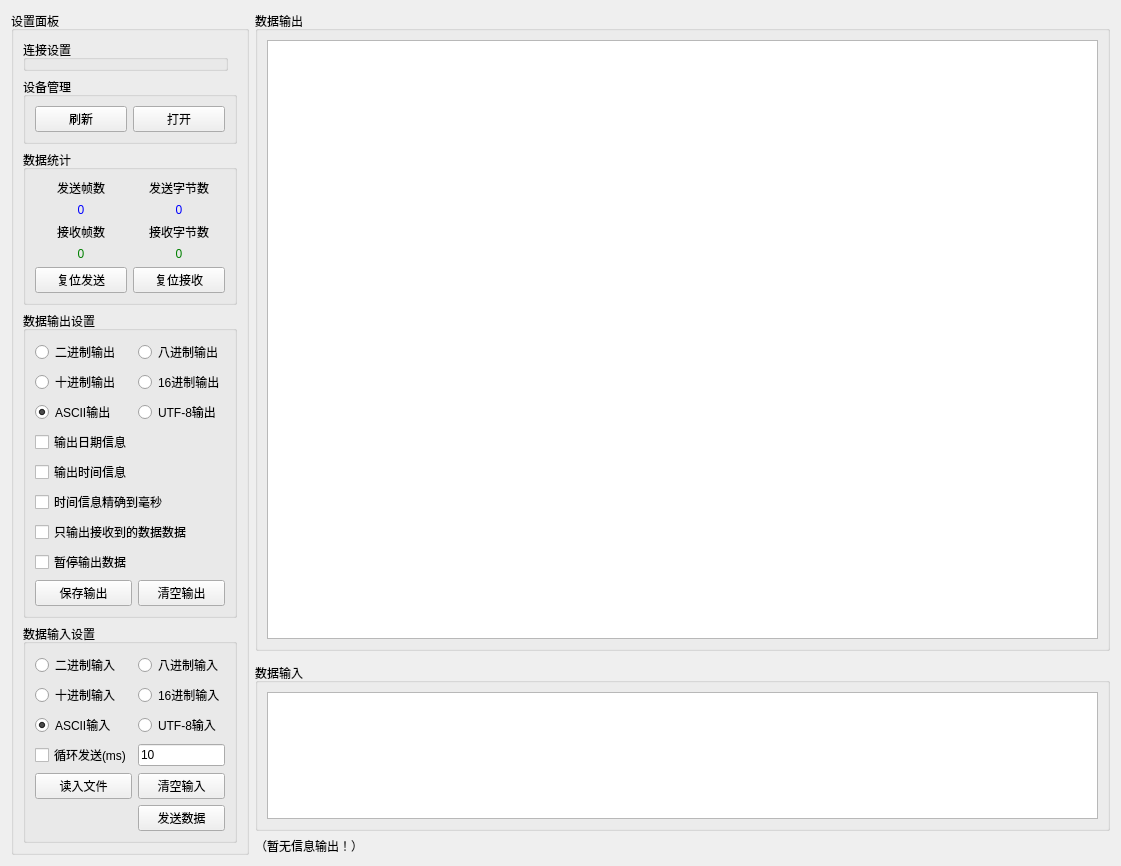
<?xml version="1.0" encoding="UTF-8"?>
<ui version="4.0">
 <class>SAKIODeviceWidget</class>
 <widget class="QWidget" name="SAKIODeviceWidget">
  <property name="geometry">
   <rect>
    <x>0</x>
    <y>0</y>
    <width>1121</width>
    <height>690</height>
   </rect>
  </property>
  <property name="windowTitle">
   <string>Form</string>
  </property>
  <layout class="QGridLayout" name="gridLayout">
   <item row="2" column="1">
    <widget class="QGroupBox" name="groupBox_3">
     <property name="maximumSize">
      <size>
       <width>16777215</width>
       <height>168</height>
      </size>
     </property>
     <property name="title">
      <string>数据输入</string>
     </property>
     <layout class="QGridLayout" name="gridLayout_4">
      <item row="0" column="0">
       <widget class="QTextEdit" name="textEditInputData"/>
      </item>
     </layout>
    </widget>
   </item>
   <item row="3" column="1">
    <widget class="QLabel" name="labelOutput">
     <property name="sizePolicy">
      <sizepolicy hsizetype="Preferred" vsizetype="Fixed">
       <horstretch>0</horstretch>
       <verstretch>0</verstretch>
      </sizepolicy>
     </property>
     <property name="text">
      <string>（暂无信息输出！）</string>
     </property>
    </widget>
   </item>
   <item row="0" column="0" rowspan="4">
    <widget class="QGroupBox" name="groupBox_2">
     <property name="sizePolicy">
      <sizepolicy hsizetype="Preferred" vsizetype="Preferred">
       <horstretch>0</horstretch>
       <verstretch>0</verstretch>
      </sizepolicy>
     </property>
     <property name="maximumSize">
      <size>
       <width>16777215</width>
       <height>16777215</height>
      </size>
     </property>
     <property name="title">
      <string>设置面板</string>
     </property>
     <layout class="QVBoxLayout" name="verticalLayout">
      <item>
       <widget class="QGroupBox" name="groupBoxCustom">
        <property name="maximumSize">
         <size>
          <width>205</width>
          <height>16777215</height>
         </size>
        </property>
        <property name="title">
         <string>连接设置</string>
        </property>
       </widget>
      </item>
      <item>
       <widget class="QGroupBox" name="groupBox_4">
        <property name="title">
         <string>设备管理</string>
        </property>
        <layout class="QGridLayout" name="gridLayout_7">
         <item row="0" column="0">
          <widget class="QPushButton" name="pushButtonRefresh">
           <property name="text">
            <string>刷新</string>
           </property>
          </widget>
         </item>
         <item row="0" column="1">
          <widget class="QPushButton" name="pushButtonOpen">
           <property name="text">
            <string>打开</string>
           </property>
          </widget>
         </item>
        </layout>
       </widget>
      </item>
      <item>
       <widget class="QGroupBox" name="groupBox_7">
        <property name="sizePolicy">
         <sizepolicy hsizetype="Minimum" vsizetype="Preferred">
          <horstretch>0</horstretch>
          <verstretch>0</verstretch>
         </sizepolicy>
        </property>
        <property name="title">
         <string>数据统计</string>
        </property>
        <layout class="QGridLayout" name="gridLayout_5">
         <item row="2" column="1">
          <widget class="QLabel" name="label_7">
           <property name="text">
            <string>接收字节数</string>
           </property>
           <property name="alignment">
            <set>Qt::AlignCenter</set>
           </property>
          </widget>
         </item>
         <item row="1" column="1">
          <widget class="QLabel" name="labelSendBytes">
           <property name="styleSheet">
            <string notr="true">QLabel#labelSendBytes{
	color:blue
}</string>
           </property>
           <property name="text">
            <string>0</string>
           </property>
           <property name="alignment">
            <set>Qt::AlignCenter</set>
           </property>
          </widget>
         </item>
         <item row="2" column="0">
          <widget class="QLabel" name="label_1">
           <property name="text">
            <string>接收帧数</string>
           </property>
           <property name="alignment">
            <set>Qt::AlignCenter</set>
           </property>
          </widget>
         </item>
         <item row="3" column="0">
          <widget class="QLabel" name="labelReceiveFrames">
           <property name="styleSheet">
            <string notr="true">QLabel#labelReceiveFrames{
	color:green
}</string>
           </property>
           <property name="text">
            <string>0</string>
           </property>
           <property name="alignment">
            <set>Qt::AlignCenter</set>
           </property>
          </widget>
         </item>
         <item row="0" column="0">
          <widget class="QLabel" name="label_2">
           <property name="text">
            <string>发送帧数</string>
           </property>
           <property name="alignment">
            <set>Qt::AlignCenter</set>
           </property>
          </widget>
         </item>
         <item row="0" column="1">
          <widget class="QLabel" name="label_3">
           <property name="text">
            <string>发送字节数</string>
           </property>
           <property name="alignment">
            <set>Qt::AlignCenter</set>
           </property>
          </widget>
         </item>
         <item row="1" column="0">
          <widget class="QLabel" name="labelSendFrames">
           <property name="styleSheet">
            <string notr="true">QLabel#labelSendFrames{
	color:blue
}</string>
           </property>
           <property name="text">
            <string>0</string>
           </property>
           <property name="alignment">
            <set>Qt::AlignCenter</set>
           </property>
          </widget>
         </item>
         <item row="3" column="1">
          <widget class="QLabel" name="labelReceiveBytes">
           <property name="styleSheet">
            <string notr="true">QLabel#labelReceiveBytes{
	color:green
}</string>
           </property>
           <property name="text">
            <string>0</string>
           </property>
           <property name="alignment">
            <set>Qt::AlignCenter</set>
           </property>
          </widget>
         </item>
         <item row="4" column="0">
          <widget class="QPushButton" name="pushButtonResetSendDataCount">
           <property name="text">
            <string>复位发送</string>
           </property>
          </widget>
         </item>
         <item row="4" column="1">
          <widget class="QPushButton" name="pushButtonResetReceiveDataCount">
           <property name="text">
            <string>复位接收</string>
           </property>
          </widget>
         </item>
        </layout>
       </widget>
      </item>
      <item>
       <widget class="QGroupBox" name="groupBox_6">
        <property name="sizePolicy">
         <sizepolicy hsizetype="Minimum" vsizetype="Preferred">
          <horstretch>0</horstretch>
          <verstretch>0</verstretch>
         </sizepolicy>
        </property>
        <property name="title">
         <string>数据输出设置</string>
        </property>
        <layout class="QGridLayout" name="gridLayout_2">
         <item row="4" column="1">
          <widget class="QRadioButton" name="radioButtonUtf8Output">
           <property name="text">
            <string>UTF-8输出</string>
           </property>
          </widget>
         </item>
         <item row="6" column="0">
          <widget class="QCheckBox" name="checkBoxOutputDate">
           <property name="text">
            <string>输出日期信息</string>
           </property>
          </widget>
         </item>
         <item row="9" column="0" colspan="2">
          <widget class="QCheckBox" name="checkBoxOutputReceiveDataOnly">
           <property name="text">
            <string>只输出接收到的数据数据</string>
           </property>
          </widget>
         </item>
         <item row="11" column="1">
          <widget class="QPushButton" name="pushButtonClearOutput">
           <property name="text">
            <string>清空输出</string>
           </property>
          </widget>
         </item>
         <item row="8" column="0" colspan="2">
          <widget class="QCheckBox" name="checkBoxOutputMS">
           <property name="text">
            <string>时间信息精确到毫秒</string>
           </property>
           <property name="checkable">
            <bool>true</bool>
           </property>
           <property name="checked">
            <bool>false</bool>
           </property>
          </widget>
         </item>
         <item row="2" column="0">
          <widget class="QRadioButton" name="radioButtonDecOutput">
           <property name="text">
            <string>十进制输出</string>
           </property>
          </widget>
         </item>
         <item row="2" column="1">
          <widget class="QRadioButton" name="radioButtonHexOutput">
           <property name="text">
            <string>16进制输出</string>
           </property>
          </widget>
         </item>
         <item row="0" column="1">
          <widget class="QRadioButton" name="radioButtonOctOutput">
           <property name="text">
            <string>八进制输出</string>
           </property>
          </widget>
         </item>
         <item row="7" column="0">
          <widget class="QCheckBox" name="checkBoxOutputTime">
           <property name="text">
            <string>输出时间信息</string>
           </property>
          </widget>
         </item>
         <item row="4" column="0">
          <widget class="QRadioButton" name="radioButtonAsciiOutput">
           <property name="text">
            <string>ASCII输出</string>
           </property>
           <property name="checked">
            <bool>true</bool>
           </property>
          </widget>
         </item>
         <item row="0" column="0">
          <widget class="QRadioButton" name="radioButtonBinOutput">
           <property name="text">
            <string>二进制输出</string>
           </property>
          </widget>
         </item>
         <item row="11" column="0">
          <widget class="QPushButton" name="pushButtonSaveOutput">
           <property name="text">
            <string>保存输出</string>
           </property>
          </widget>
         </item>
         <item row="10" column="0" colspan="2">
          <widget class="QCheckBox" name="checkBoxPause">
           <property name="text">
            <string>暂停输出数据</string>
           </property>
          </widget>
         </item>
        </layout>
        <zorder>radioButtonBinOutput</zorder>
        <zorder>radioButtonDecOutput</zorder>
        <zorder>radioButtonAsciiOutput</zorder>
        <zorder>checkBoxOutputTime</zorder>
        <zorder>checkBoxOutputDate</zorder>
        <zorder>checkBoxOutputMS</zorder>
        <zorder>checkBoxOutputReceiveDataOnly</zorder>
        <zorder>radioButtonOctOutput</zorder>
        <zorder>radioButtonHexOutput</zorder>
        <zorder>radioButtonUtf8Output</zorder>
        <zorder>pushButtonSaveOutput</zorder>
        <zorder>pushButtonClearOutput</zorder>
        <zorder>checkBoxPause</zorder>
       </widget>
      </item>
      <item>
       <spacer name="verticalSpacer">
        <property name="orientation">
         <enum>Qt::Vertical</enum>
        </property>
        <property name="sizeHint" stdset="0">
         <size>
          <width>20</width>
          <height>40</height>
         </size>
        </property>
       </spacer>
      </item>
      <item>
       <widget class="QGroupBox" name="groupBox_5">
        <property name="title">
         <string>数据输入设置</string>
        </property>
        <layout class="QGridLayout" name="gridLayout_3">
         <item row="5" column="0">
          <widget class="QPushButton" name="pushButtonReadInFile">
           <property name="text">
            <string>读入文件</string>
           </property>
          </widget>
         </item>
         <item row="5" column="1">
          <widget class="QPushButton" name="pushButtonClearInput">
           <property name="text">
            <string>清空输入</string>
           </property>
          </widget>
         </item>
         <item row="1" column="1">
          <widget class="QRadioButton" name="radioButtonHexInput">
           <property name="text">
            <string>16进制输入</string>
           </property>
          </widget>
         </item>
         <item row="1" column="0">
          <widget class="QRadioButton" name="radioButtonDecInput">
           <property name="text">
            <string>十进制输入</string>
           </property>
          </widget>
         </item>
         <item row="0" column="0">
          <widget class="QRadioButton" name="radioButtonBinInput">
           <property name="text">
            <string>二进制输入</string>
           </property>
          </widget>
         </item>
         <item row="0" column="1">
          <widget class="QRadioButton" name="radioButtonOctInput">
           <property name="text">
            <string>八进制输入</string>
           </property>
          </widget>
         </item>
         <item row="4" column="0">
          <widget class="QCheckBox" name="checkBoxCycle">
           <property name="text">
            <string>循环发送(ms)</string>
           </property>
          </widget>
         </item>
         <item row="2" column="0">
          <widget class="QRadioButton" name="radioButtonAsciiInput">
           <property name="text">
            <string>ASCII输入</string>
           </property>
           <property name="checked">
            <bool>true</bool>
           </property>
          </widget>
         </item>
         <item row="2" column="1">
          <widget class="QRadioButton" name="radioButtonUtf8Input">
           <property name="text">
            <string>UTF-8输入</string>
           </property>
          </widget>
         </item>
         <item row="4" column="1">
          <widget class="QLineEdit" name="lineEditCycleTime">
           <property name="sizePolicy">
            <sizepolicy hsizetype="Ignored" vsizetype="Fixed">
             <horstretch>0</horstretch>
             <verstretch>0</verstretch>
            </sizepolicy>
           </property>
           <property name="text">
            <string>10</string>
           </property>
          </widget>
         </item>
         <item row="6" column="1">
          <widget class="QPushButton" name="pushButtonSendData">
           <property name="text">
            <string>发送数据</string>
           </property>
          </widget>
         </item>
        </layout>
       </widget>
      </item>
     </layout>
    </widget>
   </item>
   <item row="0" column="1">
    <widget class="QGroupBox" name="groupBox">
     <property name="title">
      <string>数据输出</string>
     </property>
     <layout class="QGridLayout" name="gridLayout_6">
      <item row="0" column="0">
       <widget class="QTextBrowser" name="textBrowserOutputData"/>
      </item>
     </layout>
    </widget>
   </item>
  </layout>
 </widget>
 <resources/>
 <connections>
  <connection>
   <sender>pushButtonClearInput</sender>
   <signal>clicked()</signal>
   <receiver>textEditInputData</receiver>
   <slot>clear()</slot>
   <hints>
    <hint type="sourcelabel">
     <x>212</x>
     <y>595</y>
    </hint>
    <hint type="destinationlabel">
     <x>318</x>
     <y>545</y>
    </hint>
   </hints>
  </connection>
  <connection>
   <sender>pushButtonClearOutput</sender>
   <signal>clicked()</signal>
   <receiver>textBrowserOutputData</receiver>
   <slot>clear()</slot>
   <hints>
    <hint type="sourcelabel">
     <x>187</x>
     <y>365</y>
    </hint>
    <hint type="destinationlabel">
     <x>332</x>
     <y>369</y>
    </hint>
   </hints>
  </connection>
 </connections>
</ui>
